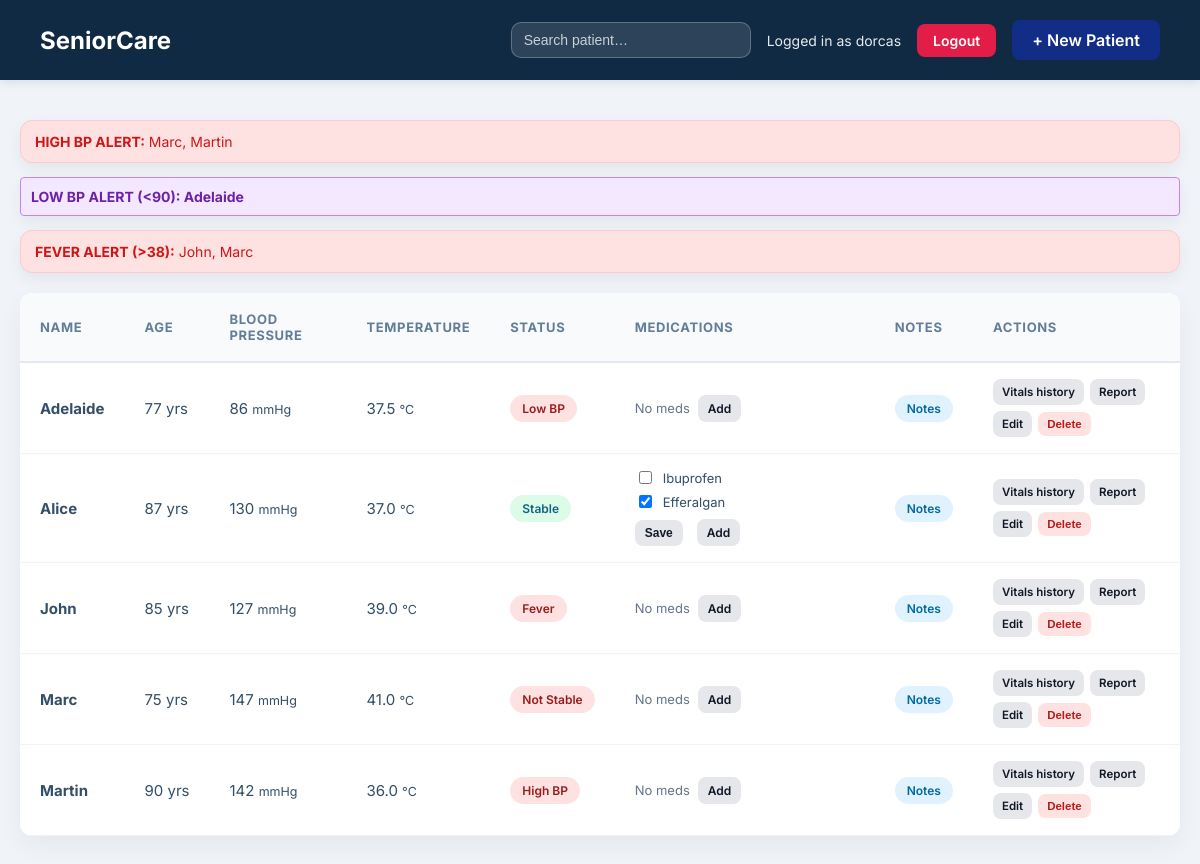
The page / (signed in) on the database its author committed.
### tables this page shows
CREATE TABLE medication_logs (
            id INTEGER PRIMARY KEY AUTOINCREMENT,
            medication_id INTEGER NOT NULL,
            given_date TEXT NOT NULL,
            given_by TEXT,
            -- We save when staff checked the medication.
            given_at TEXT DEFAULT CURRENT_TIMESTAMP,
            FOREIGN KEY (medication_id) REFERENCES medications (id) ON DELETE CASCADE,
            -- One row per medication per day.
            UNIQUE (medication_id, given_date)
        );

CREATE TABLE residents (
            id INTEGER PRIMARY KEY AUTOINCREMENT,
            name TEXT NOT NULL,
            age INTEGER NOT NULL,
            bp INTEGER NOT NULL,
            temperature REAL
        );

CREATE TABLE medications (
            id INTEGER PRIMARY KEY AUTOINCREMENT,
            resident_id INTEGER NOT NULL,
            name TEXT NOT NULL,
            dosage TEXT,
            -- Save time is used only for ordering in the UI.
            created_at TEXT DEFAULT CURRENT_TIMESTAMP,
            FOREIGN KEY (resident_id) REFERENCES residents (id) ON DELETE CASCADE
        );

### care.py (the view)
@app.route("/")
@login_required
def home():
    q = request.args.get("q", "").strip()
    today = date.today().isoformat()
    db = get_db_connection()
    if q:
        residents = db.execute(
            "SELECT * FROM residents WHERE name LIKE ? ORDER BY name",
            (f"%{q}%",),
        ).fetchall()
    else:
        residents = db.execute("SELECT * FROM residents ORDER BY name").fetchall()
    high_bp_names = []
    low_bp_names = []
    high_temp_names = []
    low_temp_names = []
    for resident in residents:
        if resident ["bp"]:
            if resident["bp"] > 140:
                high_bp_names.append(resident["name"])
            elif resident["bp"] < 90:
                low_bp_names.append(resident["name"])
        if resident["temperature"]:
            if resident["temperature"] > 38:
                high_temp_names.append(resident["name"])
            elif resident["temperature"] < 35:
                low_temp_names.append(resident["name"])
    medications_by_resident = {}
    given_ids_by_resident = {}
    resident_ids = [resident["id"] for resident in residents]
    if resident_ids:
        placeholders = ",".join(["?"] * len(resident_ids))
        medications = db.execute(
            f"""
            SELECT id, resident_id, name, dosage, created_at
            FROM medications
            WHERE resident_id IN ({placeholders})
            ORDER BY created_at DESC
            """,
            resident_ids,
        ).fetchall()
        for med in medications:
            rid = med["resident_id"]
            if rid not in medications_by_resident:
                medications_by_resident[rid] = []
            medications_by_resident[rid].append(med)
        given_rows = db.execute(
            f"""
            SELECT ml.medication_id, m.resident_id
            FROM medication_logs ml
            INNER JOIN medications m ON m.id = ml.medication_id
            WHERE m.resident_id IN ({placeholders}) AND ml.given_date = ?
            """,
            (*resident_ids, today),
        ).fetchall()
        for row in given_rows:
            rid = row["resident_id"]
            if rid not in given_ids_by_resident:
                given_ids_by_resident[rid] = set()
            given_ids_by_resident[rid].add(row["medication_id"])
    db.close()
    return render_template(
        "index.html",
        residents=residents,
        high_bp_names=high_bp_names,
        low_bp_names=low_bp_names,
        high_temp_names=high_temp_names,
        low_temp_names=low_temp_names,
        medications_by_resident=medications_by_resident,
        given_ids_by_resident=given_ids_by_resident,
        username=session.get("username"),
        q=q,
        today=today,
    )

### care.py (called while the page is built)
def get_db_connection():
    conn = sqlite3.connect("Seniorcare.db")
    conn.row_factory = sqlite3.Row
    return conn

def login_required(view):
    @wraps(view)
    def wrapped_view(**kwargs):
        if "user_id" not in session:
            return redirect(url_for("login"))
        return view(**kwargs)
    return wrapped_view

### templates/index.html (shortened to what this page needs)
<!DOCTYPE html>
<html lang="en">
<head>
    <link rel="stylesheet" href="{{ url_for('static', filename='style.css') }}">
</head>
<body>
    <div class="header">
        <h1>SeniorCare</h1>
        <div class="header-right">
            <form class="search-form" method="get" action="{{ url_for('home') }}">
                <input
                    class="search-input"
                    type="search"
                    name="q"
                    placeholder="Search patient…"
                    value="{{ q or '' }}"
                    aria-label="Search patient by name"
                >
            </form>
            {% if username %}
                <span class="user-info">Logged in as {{ username }}</span>
                <a href="{{ url_for('logout') }}" class="btn-logout">Logout</a>
            {% endif %}
            <a href="{{ url_for('new_resident') }}" class="btn-add btn-add-link">+ New Patient</a>
        </div>
    </div>
    <div class="container">
        {% if residents %}
        <div class="alerts-container" style="margin-bottom: 20px;">
            {% if high_bp_names %}
                <div class="alert-banner alert-banner-danger">
                    <strong>HIGH BP ALERT:</strong> {{ high_bp_names | join(', ') }}
                </div>
            {% endif %}
            {% if low_bp_names %}
                <div class="alert-banner" style="background-color: #f3e8ff; border: 1px solid #c084fc; color: #6b21a8; padding: 10px; border-radius: 4px; margin-top: 5px; font-weight: bold;">
                    <strong>LOW BP ALERT (<90):</strong> {{ low_bp_names | join(', ') }}
                </div>
            {% endif %}
            {% if high_temp_names %}
                <div class="alert-banner alert-banner-danger" margin-top: 5px;">
                    <strong>FEVER ALERT (>38):</strong> {{ high_temp_names | join(', ') }}
                </div>
            {% endif %}
        </div>
    {% else %}
            <div class="alert alert-info">
        No patients added yet.
            </div>
    {% endif %}
        <div class="card">
            <table>
                <thead>
                    <tr>
                        <th>Name</th>
                        <th>Age</th>
                        <th>Blood Pressure</th>
                        <th>Temperature</th>
                        <th>Status</th>
                        <th>Medications</th>
                        <th>Notes</th>
                        <th>Actions</th>
                    </tr>
                </thead>
                <tbody>
                    {% for person in residents %}
                    <tr>
                        <td><strong>{{ person['name'] }}</strong></td>
                        <td class="nowrap">{{ person['age'] }} yrs</td>
                        <td class="nowrap">
                            {{ person['bp'] if person['bp'] else '--' }} <small>mmHg</small>
                        </td>
                        <td class="nowrap">
                            {{ person['temperature'] if person['temperature'] is not none else '--' }} <small>°C</small>
                        </td>
                        <td>
                            {% set high_bp = person['bp'] and person['bp'] > 140 %}
                            {%set low_bp = person['bp'] and person['bp'] < 90 %}
                            {% set bad_temp = person['temperature'] and (person['temperature'] > 38 or person['temperature'] < 35) %}
                            {% if (high_bp or low_bp) and bad_temp %}
                                <span class="status warning">Not Stable</span>
                            {% elif person['temperature'] and person['temperature'] >= 41 %}
                                <span class="status warning">Extreme Fever</span>
                            {% elif person['temperature'] and person['temperature'] > 38 %}
                                <span class="status warning">Fever</span>
                            {% elif person['temperature'] and person['temperature'] < 35 %}
                                <span class="status warning">Low Temp</span>
                            {% elif high_bp %}
                                <span class="status warning">High BP</span>
                            {% elif low_bp %}
                                <span class="status warning">Low BP</span>
                            {% else %}
                                <span class="status normal">Stable</span>
                            {% endif %}
                        </td>
                        <td>
                            {% set meds = medications_by_resident.get(person['id'], []) %}
                            {% set given_ids = given_ids_by_resident.get(person['id'], []) %}
                            {% if meds %}
                                <form method="post" action="{{ url_for('update_medication_checklist', resident_id=person['id']) }}" class="dashboard-med-form">
                                    <div class="dashboard-med-list">
                                        {% for med in meds %}
                                            <label class="dashboard-med-item">
                                                <input
                                                    type="checkbox"
                                                    name="given_ids"
                                                    value="{{ med['id'] }}"
                                                    {% if med['id'] in given_ids %}checked{% endif %}
                                                >
                                                <span>
                                                    {{ med['name'] }}
                                                </span>
                                            </label>
                                        {% endfor %}
                                    </div>
                                    <div class="dashboard-med-actions">
                                        <button type="submit" class="btn-small">Save</button>
                                        <a class="btn-small" href="{{ url_for('resident_medications', resident_id=person['id']) }}#med-add">Add</a>
                                    </div>
                                </form>
                            {% else %}
                                <div class="dashboard-med-actions">
                                    <span class="no-medications">No meds</span>
                                    <a class="btn-small" href="{{ url_for('resident_medications', resident_id=person['id']) }}#med-add">Add</a>
                                </div>
                            {% endif %}
                        </td>
                        <td>
                            <a href="{{ url_for('resident_notes', resident_id=person['id']) }}" class="btn-notes">Notes</a>
                        </td>
                        <td class="actions-cell">
                            <div class="actions-row">
                                <a href="{{ url_for('bp_history', resident_id=person['id']) }}" class="btn-small">Vitals history</a>
                                <a href="{{ url_for('doctor_summary', resident_id=person['id']) }}" class="btn-small">Report</a>
                                <a href="{{ url_for('edit_resident', resident_id=person['id']) }}" class="btn-small">Edit</a>
                                <form method="post" action="{{ url_for('delete_resident', resident_id=person['id']) }}" onsubmit="return confirm('Are you sure you want to delete this patient?');">
                                    <button type="submit" class="btn-small btn-small-danger">Delete</button>
                                </form>
                            </div>
                        </td>
                    </tr>
                    {% endfor %}
                </tbody>
            </table>
        </div>
    </div>
</body>
</html>

### static/style.css (style rules this page uses)
body { background-color: #f0f4f8; font-family: 'Inter', sans-serif; margin: 0; padding: 0; color: #334e68; }
.header { background-color: #102a43; color: white; padding: 20px 40px; display: flex; justify-content: space-between; align-items: center; box-shadow: 0 2px 10px rgba(0,0,0,0.1); }
.header h1 { margin: 0; font-size: 24px; }
.container { max-width: 1200px; margin: 40px auto; padding: 0 20px; }
.card { background: white; border-radius: 12px; box-shadow: 0 10px 25px rgba(0,0,0,0.05); overflow: hidden; }
table { width: 100%; border-collapse: collapse; }
thead { background-color: #f8fafc; border-bottom: 2px solid #e2e8f0; }
th { padding: 18px 20px; text-align: left; font-size: 13px; text-transform: uppercase; letter-spacing: 0.05em; color: #627d98; }
td { padding: 16px 20px; border-bottom: 1px solid #f0f4f8; font-size: 15px; }
.nowrap { white-space: nowrap; }
.status { padding: 6px 12px; border-radius: 20px; font-size: 12px; font-weight: 600; white-space: nowrap; display: inline-flex; align-items: center; }
.normal { background: #dcfce7; color: #126485; }
.warning { background: #fee2e2; color: #991b1b; }
.btn-add { background-color: #122d85; color: white; border: none; padding: 10px 20px; border-radius: 8px; font-weight: 600; cursor: pointer; }
.btn-add-link { display: inline-block; text-decoration: none; }
.header-right { display: flex; align-items: center; gap: 16px; }
.search-form { display: flex; align-items: center; gap: 10px; }
.search-input { width: 240px; padding: 9px 12px; border-radius: 10px; border: 1px solid rgba(255,255,255,0.25); background: rgba(255,255,255,0.12); color: white; font-size: 14px; }
.search-input::placeholder { color: rgba(255,255,255,0.75); }
.user-info { font-size: 14px; opacity: 0.9; }
.btn-logout { background-color: #e11d48; color: white; text-decoration: none; padding: 8px 16px; border-radius: 8px; font-size: 14px; font-weight: 600; }
.alert-banner { border-radius: 12px; padding: 12px 14px; margin-bottom: 14px; font-size: 14px; box-shadow: 0 6px 16px rgba(0,0,0,0.06); }
.alert-banner-danger { background: #fee2e2; color: #ce1616; border: 1px solid #fecaca; }
.btn-notes { display: inline-block; padding: 6px 12px; border-radius: 999px; background: #e0f2fe; color: #0369a1; font-size: 12px; text-decoration: none; font-weight: 600; }
.btn-small { display: inline-block; padding: 6px 10px; border-radius: 8px; border: none; background: #e5e7eb; color: #111827; font-size: 12px; font-weight: 600; text-decoration: none; cursor: pointer; margin-right: 6px; }
.actions-cell { white-space: nowrap; }
.actions-row { display: flex; flex-wrap: wrap; align-items: center; gap: 6px; }
.actions-row .btn-small { margin-right: 0; padding: 6px 9px; font-size: 11.5px; white-space: nowrap; }
.actions-row form { display: inline-flex; margin: 0; }
.btn-small-danger { background: #fee2e2; color: #b91c1c; }
.dashboard-med-form { min-width: 220px; }
.dashboard-med-list { display: flex; flex-direction: column; gap: 6px; margin-bottom: 8px; max-height: 140px; overflow-y: auto; }
.dashboard-med-item { display: flex; align-items: flex-start; gap: 8px; font-size: 13px; line-height: 1.35; }
.dashboard-med-item input[type="checkbox"] { margin-top: 1px; }
.dashboard-med-actions { display: flex; align-items: center; gap: 8px; }
.no-medications { color: #64748b; font-size: 13px; }

### rows shown on the page
medication_logs: given_by "dorcas"
residents: name "Adelaide", age "77", bp "86", temperature "37.5", shows "Low BP"
residents: name "Alice", age "87", bp "130", temperature "37.0", shows "Stable"
medications: name "Ibuprofen"
medications: given_ids "☑", name "Efferalgan"
residents: name "John", age "85", bp "127", temperature "39.0", shows "Fever"
residents: name "Marc", age "75", bp "147", temperature "41.0", shows "Not Stable"
residents: name "Martin", age "90", bp "142", temperature "36.0", shows "High BP"

### other values the page prints
{{ high_bp_names | join(', ') }} "Marc, Martin"
{{ high_temp_names | join(', ') }} "John, Marc"
